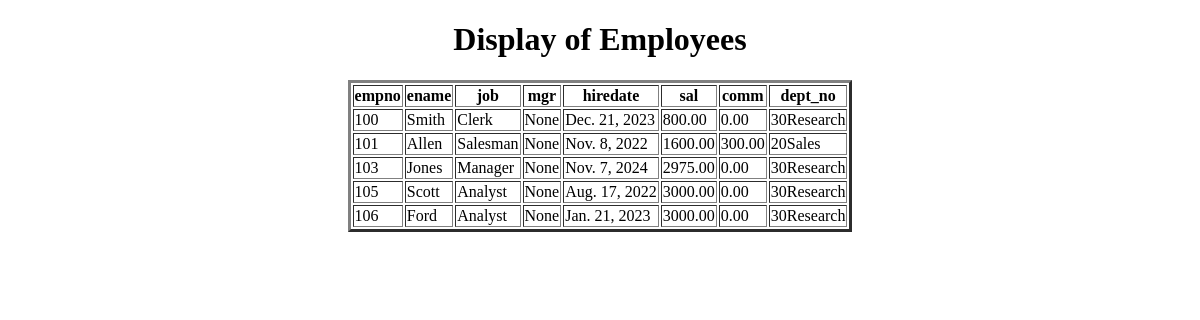
Page /display_emp/ on the earlier database version.
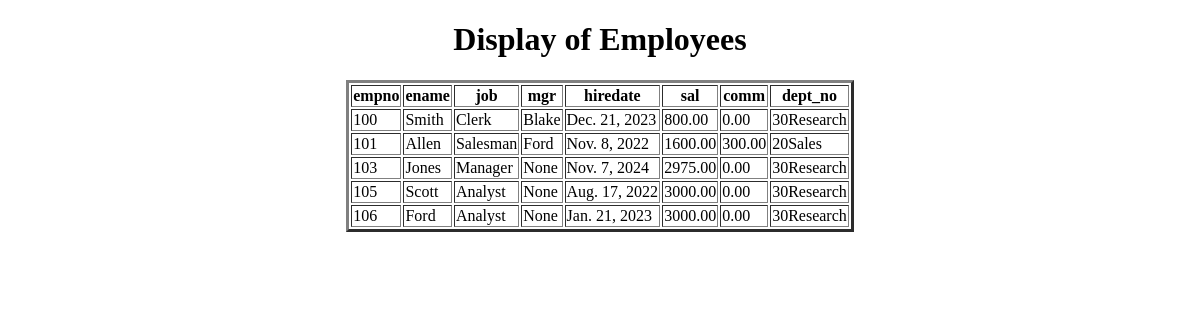
Same page on the later database version.
### app/models.py (models this page shows)
class Emp(models.Model):
    empno=models.IntegerField(primary_key=True)
    ename=models.CharField(max_length=10)
    job=models.CharField(max_length=10)
    mgr=models.ForeignKey('self', on_delete=models.SET_NULL, null=True, blank=True)
    hiredate=models.DateField(null=False)
    sal=models.DecimalField(max_digits=10, decimal_places=2)
    comm=models.DecimalField(max_digits=10, decimal_places=2, null=True)
    dept_no=models.ForeignKey(Dept,on_delete=models.CASCADE)
    def __str__(self):
        return self.ename

class Dept(models.Model):
    dept_no=models.IntegerField(primary_key=True)
    dname=models.CharField(max_length=20, unique=True)
    loc=models.CharField(max_length=20)
    def __str__(self):
        return str(self.dept_no)+self.dname

### app/views.py (the view)
# urls.py: path('display_emp/',display_emp,name='display_emp'),
def display_emp(request):
    QLEO=Emp.objects.all()
    QLEO=Emp.objects.filter(job='Manager',dept_no=20)
    QLEO=Emp.objects.filter(Q(job='Manager')|Q(dept_no=30))
    QLEO=Emp.objects.filter(ename__startswith='s',sal__gte=1000)
    QLEO=Emp.objects.filter(hiredate__year__gte=2025)
    QLEO=Emp.objects.filter(hiredate__year__lt=2025)
    d={'QLEO':QLEO}
    return render(request,'display_emp.html',d)

### templates/display_emp.html (shortened to what this page needs)
<!DOCTYPE html>
<html lang="en">
<head>
</head>
<body>
    <center><h1>Display of Employees</h1>
    <table border="3px">
        <tr>
            <th>empno</th>
            <th>ename</th>
            <th>job</th>
            <th>mgr</th>
            <th>hiredate</th>
            <th>sal</th>
            <th>comm</th>
            <th>dept_no</th>
        </tr>
        {% for EO in QLEO %}
        <tr>
            <td>{{EO.empno}}</td>
            <td>{{EO.ename}}</td>
            <td>{{EO.job}}</td>
            <td>{{EO.mgr}}</td>
            <td>{{EO.hiredate}}</td>
            <td>{{EO.sal}}</td>
            <td>{{EO.comm}}</td>
            <td>{{EO.dept_no}}</td>
        </tr>
        {% endfor %}
    </table>
    </center>
</body>
</html>

Differences in the rows shown:
changed Emp "Smith": mgr "None" → "Blake"
changed Emp "Allen": mgr "None" → "Ford"
